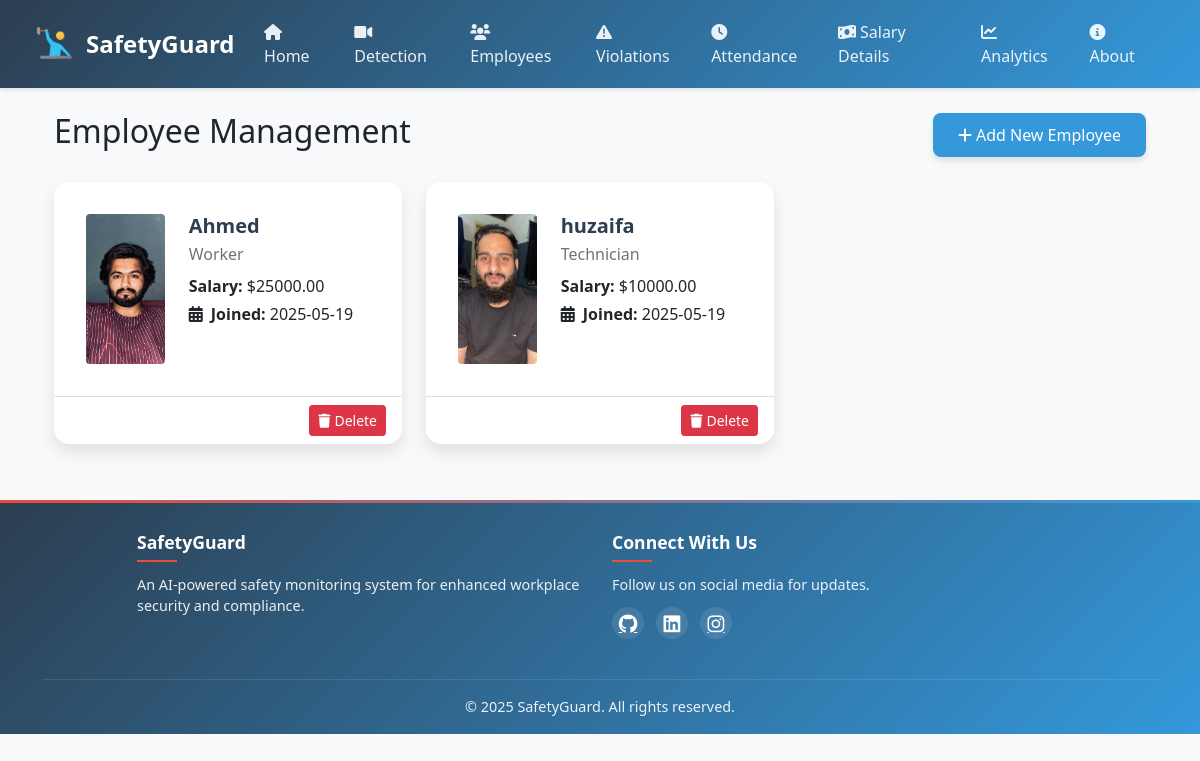
The page /employees on the database its author committed.
### tables this page shows
CREATE TABLE employees (
        id INTEGER PRIMARY KEY AUTOINCREMENT,
        name TEXT UNIQUE,
        position TEXT,
        join_date TEXT,
        salary REAL,
        image_path TEXT
    );

### app.py (the view)
@app.route('/employees')
def employees():
    conn = sqlite3.connect(CONFIG['db_path'])
    employees_df = pd.read_sql_query("SELECT * FROM employees", conn)
    conn.close()
    employees_list = employees_df.to_dict('records')
    return render_template('employees.html', employees=employees_list)

### templates/employees.html (shortened to what this page needs)
{% extends "base.html" %}
{% block content %}
<div class="container-fluid">
    <div class="d-flex justify-content-between align-items-center mb-4">
        <h2>Employee Management</h2>
        <a href="{{ url_for('add_employee') }}" class="btn btn-primary">
            <i class="fas fa-plus me-1"></i>Add New Employee
        </a>
    </div>
    <div class="row">
        {% for employee in employees %}
        <div class="col-md-4 mb-4">
            <div class="card h-100">
                <div class="card-body">
                    <div class="row">
                        <div class="col-md-4">
                            {% if employee.name %}
                                <img src="{{ url_for('static', filename='employees_faces/' + employee.name + '.jpg') }}"
                                     class="img-fluid rounded" alt="{{ employee.name }}"
                                     style="width: 100%; height: 150px; object-fit: cover;"
                                     onerror="this.onerror=null; this.src='{{ url_for('static', filename='images/default-avatar.png') }}';">
                            {% else %}
                                <div class="bg-light rounded d-flex align-items-center justify-content-center"
                                     style="width: 100%; height: 150px;">
                                    <i class="fas fa-user fa-3x text-muted"></i>
                                </div>
                            {% endif %}
                        </div>
                        <div class="col-md-8">
                            <h5 class="card-title mb-1">{{ employee.name }}</h5>
                            <p class="text-muted mb-2">{{ employee.position }}</p>
                            <p class="mb-1">
                                <strong>Salary:</strong> ${{ "%.2f"|format(employee.salary) }}
                            </p>
                            <p class="mb-1">
                                <i class="fas fa-calendar-alt me-1"></i>
                                <strong>Joined:</strong> {{ employee.join_date }}
                            </p>
                        </div>
                    </div>
                </div>
                <div class="card-footer bg-transparent">
                    <div class="d-flex justify-content-end">
                        <button type="button" class="btn btn-danger btn-sm"
                                onclick="confirmDelete({{ employee.id }}, '{{ employee.name }}')">
                            <i class="fas fa-trash me-1"></i>Delete
                        </button>
                    </div>
                </div>
            </div>
        </div>
        {% endfor %}
    </div>
</div>
{% endblock %}

### templates/base.html (shortened to what this page needs)
<!DOCTYPE html>
<html lang="en">
<head>
    <link href="https://cdn.jsdelivr.net/npm/bootstrap@5.1.3/dist/css/bootstrap.min.css" rel="stylesheet">
    <link href="https://cdnjs.cloudflare.com/ajax/libs/font-awesome/6.0.0/css/all.min.css" rel="stylesheet">
</head>
<body>
    <nav class="navbar navbar-expand-lg navbar-dark sticky-top">
        <div class="container-fluid">
            <a class="navbar-brand" href="{{ url_for('index') }}">
                <img src="{{ url_for('static', filename='images/logo.png') }}" alt="SafetyGuard Logo">
                SafetyGuard
            </a>
            <div class="collapse navbar-collapse" id="navbarNav">
                <ul class="navbar-nav ms-auto">
                    <li class="nav-item">
                        <a class="nav-link" href="{{ url_for('index') }}">
                            <i class="fas fa-home me-1"></i>Home
                        </a>
                    </li>
                    <li class="nav-item">
                        <a class="nav-link" href="{{ url_for('detection') }}">
                            <i class="fas fa-video me-1"></i>Detection
                        </a>
                    </li>
                    <li class="nav-item">
                        <a class="nav-link" href="{{ url_for('employees') }}">
                            <i class="fas fa-users me-1"></i>Employees
                        </a>
                    </li>
                    <li class="nav-item">
                        <a class="nav-link" href="{{ url_for('violations') }}">
                            <i class="fas fa-exclamation-triangle me-1"></i>Violations
                        </a>
                    </li>
                    <li class="nav-item">
                        <a class="nav-link" href="{{ url_for('attendance') }}">
                            <i class="fas fa-clock me-1"></i>Attendance
                        </a>
                    </li>
                    <li class="nav-item">
                        <a class="nav-link" href="{{ url_for('salary_details') }}">
                            <i class="fas fa-money-bill-wave me-1"></i>Salary Details
                        </a>
                    </li>
                    <li class="nav-item">
                        <a class="nav-link" href="{{ url_for('analytics') }}">
                            <i class="fas fa-chart-line me-1"></i>Analytics
                        </a>
                    </li>
                    <li class="nav-item">
                        <a class="nav-link" href="{{ url_for('about') }}">
                            <i class="fas fa-info-circle me-1"></i>About
                        </a>
                    </li>
                </ul>
            </div>
        </div>
    </nav>
    <div class="container mt-4">
        {% block content %}{% endblock %}
    </div>
    <footer class="footer">
        <div class="container">
            <div class="row justify-content-center">
                <div class="col-md-5 mb-3">
                    <h5>SafetyGuard</h5>
                    <p>An AI-powered safety monitoring system for enhanced workplace security and compliance.</p>
                </div>
                <div class="col-md-5 mb-3">
                    <h5>Connect With Us</h5>
                    <p>Follow us on social media for updates.</p>
                    <div class="social-links">
                        <a href="https://github.com/Ahmed-Islam-AI" target="_blank"><i class="fab fa-github"></i></a>
                        <a href="https://www.linkedin.com/in/ahmed-islam01/" target="_blank"><i class="fab fa-linkedin"></i></a>
                        <a href="https://www.instagram.com/ahmed_awan.01/" target="_blank"><i class="fab fa-instagram"></i></a>
                    </div>
                </div>
            </div>
            <div class="footer-bottom text-center">
                <p class="mb-0">&copy; 2025 SafetyGuard. All rights reserved.</p>
            </div>
        </div>
    </footer>
</body>
</html>

### templates/base.html (style rules this page uses)
:root { --primary-color: #2c3e50; --secondary-color: #3498db; --accent-color: #e74c3c; }
body { font-family: 'Segoe UI', Tahoma, Geneva, Verdana, sans-serif; background-color: #f8f9fa; }
.navbar { background: linear-gradient(135deg, var(--primary-color), var(--secondary-color)); box-shadow: 0 2px 4px rgba(0,0,0,0.1); padding: 0.75rem 1.5rem; }
.navbar-brand { font-weight: 600; font-size: 1.5rem; color: white !important; margin-left: 0; padding: 0; border-radius: 0; transition: all 0.3s ease; display: flex; align-items: center; }
.navbar-brand img { height: 40px; margin-right: 10px; transition: transform 0.3s ease; }
.nav-link { color: rgba(255,255,255,0.9) !important; font-weight: 500; transition: all 0.3s ease; padding: 0.5rem 0.75rem !important; margin: 0 0.1rem; border-radius: 4px; }
.card { border: none; border-radius: 15px; box-shadow: 0 8px 16px rgba(0,0,0,0.1); transition: all 0.3s ease; background: white; overflow: hidden; }
.card-body { padding: 2rem; }
.card-title { color: var(--primary-color); font-weight: 600; margin-bottom: 1rem; }
.btn-primary { background: var(--secondary-color); border: none; padding: 10px 25px; border-radius: 8px; transition: all 0.3s ease; font-weight: 500; box-shadow: 0 4px 6px rgba(0,0,0,0.1); }
.footer { background: linear-gradient(135deg, var(--primary-color), var(--secondary-color)); color: white; padding: 2rem 0 1rem; margin-top: 2rem; position: relative; }
.footer::before { content: ''; position: absolute; top: 0; left: 0; right: 0; height: 3px; background: linear-gradient(90deg, var(--accent-color), var(--secondary-color)); }
.footer h5 { color: white; font-weight: 600; margin-bottom: 0.75rem; position: relative; padding-bottom: 0.5rem; font-size: 1.1rem; }
.footer h5::after { content: ''; position: absolute; left: 0; bottom: 0; width: 40px; height: 2px; background: var(--accent-color); }
.footer p { color: rgba(255,255,255,0.9); line-height: 1.5; margin-bottom: 0.75rem; font-size: 0.9rem; }
.social-links { display: flex; gap: 0.75rem; margin-top: 0.5rem; }
.social-links a { color: white; font-size: 1.2rem; transition: all 0.3s ease; width: 32px; height: 32px; display: flex; align-items: center; justify-content: center; border-radius: 50%; background: rgba(255, 255, 255, 0.1); }
.footer-bottom { margin-top: 1.5rem; padding-top: 1rem; border-top: 1px solid rgba(255,255,255,0.1); font-size: 0.85rem; }

### rows shown on the page
employees: name (picture), name "Ahmed", position "Worker", salary "25000.00", join_date "2025-05-19"
employees: name (picture), name "huzaifa", position "Technician", salary "10000.00", join_date "2025-05-19"
